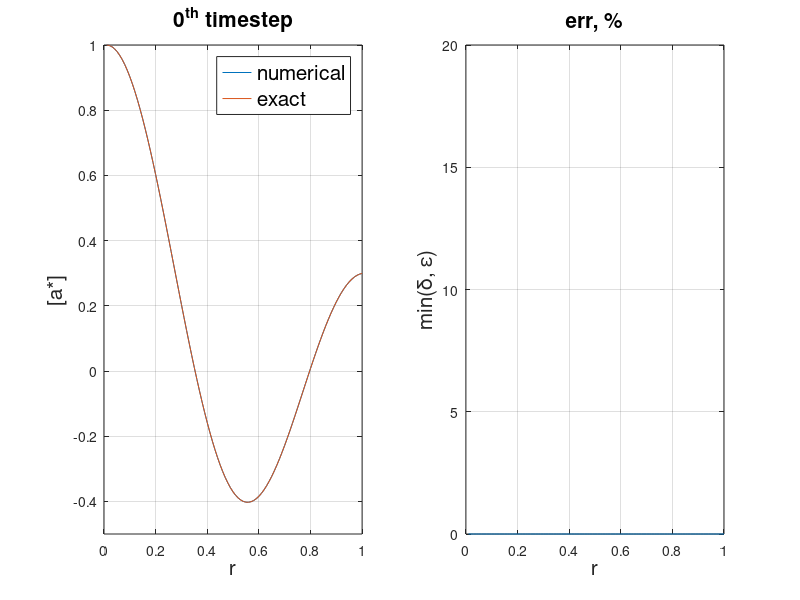
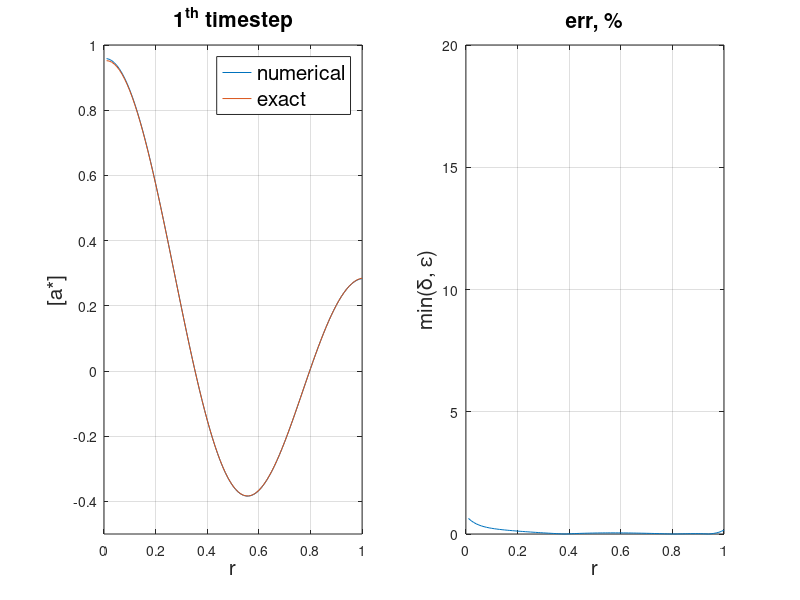
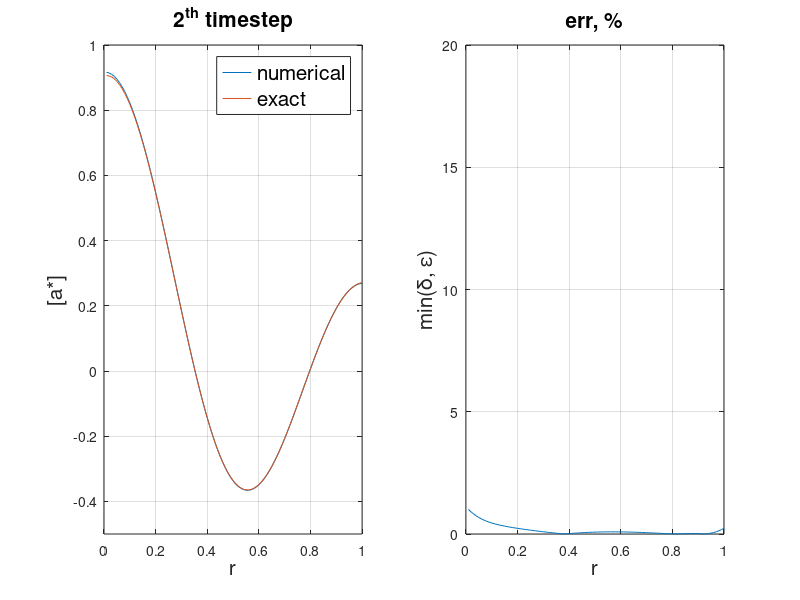
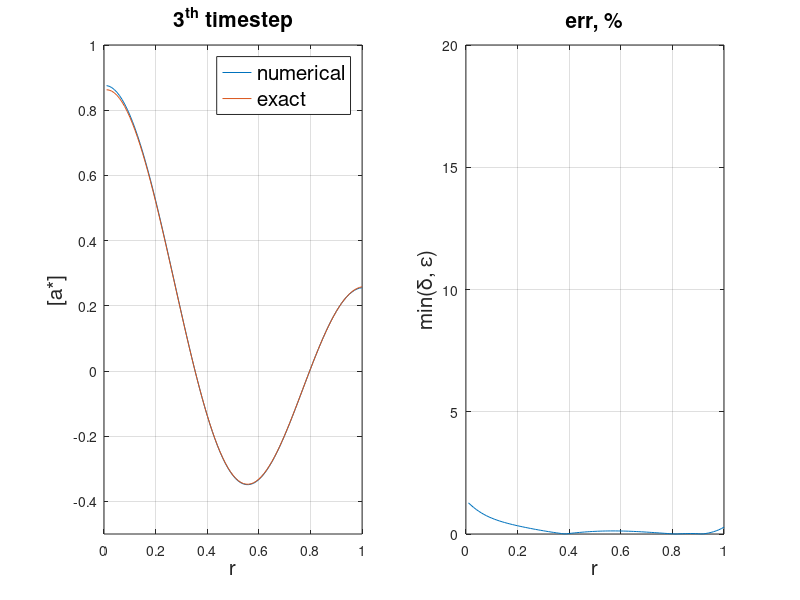

MATLAB code for these plots, in order:
a = csvread("rnumsol.csv");
aa = csvread("rconst_diff_ex.csv");
xize = size(a)/100
xize = xize(1)
z = a(1:100,1:100);
x = (1:100)/100;
m = min(min(z))
M = max(max(z))
n = 100;
cmap = colormap (summer (100));

for i=0:(xize-1)
j=100*i
z = a(j+1:j+100,1:100);
zz = aa(i+1, 1:100);
abser = abs(z-zz);
err = min(abser, abser./abs(zz));
#z = a(201:300,1:100)*100;
#z = z - m;
#z = z / M;
#z = n * z;
figure(i+1);
clf;
colormap(cmap);
caxis([m M]);
subplot(1,2,1);
  plot(x, z(10,:), x, zz);
  ylim([-0.5, 1]);
  grid on;
  xlabel('r', 'fontsize', 15);
  ylabel('[a*]', 'fontsize', 15);
  title(sprintf('%d^{th} timestep', i), 'fontsize', 15);
  legend(['numerical';'exact'], 'fontsize', 15);
subplot(1,2,2);
  plot(x,err(10,:) * 100);
  ylim([0, 0.2] * 100);
  grid on;
  xlabel('r', 'fontsize', 15);
  ylabel('min(\delta, \epsilon)', 'fontsize', 15);
  title('err, %', 'fontsize', 15);
saveas(i+1, sprintf("r%d.png", i));
##clf;
##image(z);
##colorbar
##filename = sprintf("col%d.png",i)
##print(i+1,filename);
##clf;
##contourf(z);
##colorbar
##xlabel("R", "fontsize", 15);
##ylabel("Z", "fontsize", 15);
##filename = sprintf("con%d.png",i);
##print(i+1,filename);
endfor

##a = csvread("uniformity.csv");
###image(a);
##contourf(a);
###caxis([m M]);
##caxis([2 3]);
##colormap(cmap);
##colorbar
#print -dpng uniformity.png







